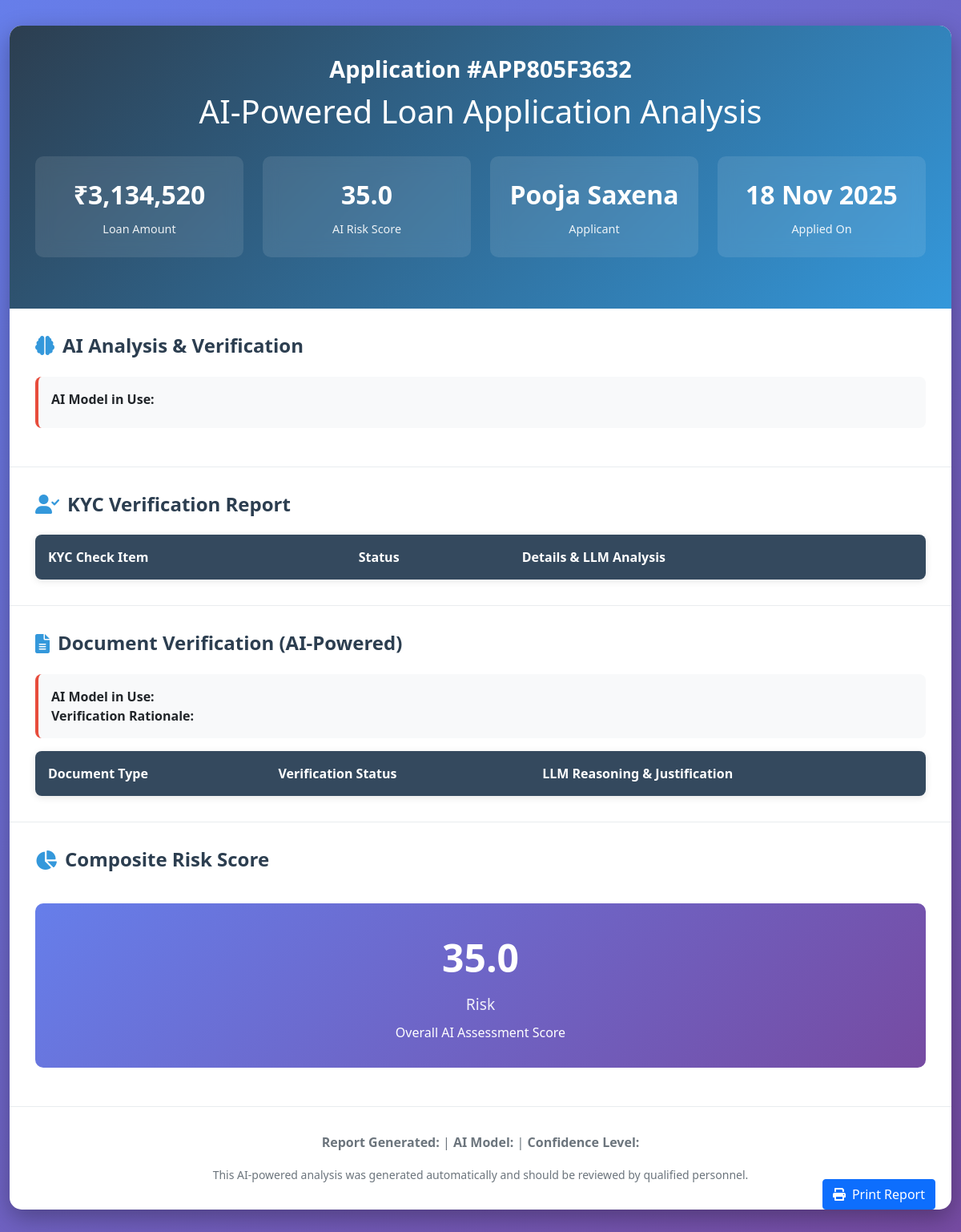
Page /ai-analysis-report/APP805F3632 (signed in) on the committed database.
### models.py (models this page shows, shortened)
class Application(db.Model):
    __tablename__ = 'applications'
    id = db.Column(db.String(20), primary_key=True, default=lambda: f'APP{uuid.uuid4().hex[:16].upper()}')
    user_id = db.Column(db.Integer, db.ForeignKey('users.id', ondelete='CASCADE'), nullable=False, index=True)
    first_name = db.Column(db.String(100), nullable=False)
    last_name = db.Column(db.String(100), nullable=False)
    email = db.Column(db.String(120), nullable=False, index=True)
    gender = db.Column(db.String(10))
    current_address = db.Column(db.Text)
    date_of_birth = db.Column(db.Date)
    is_rented = db.Column(db.Boolean, default=False)
    has_own_property = db.Column(db.Boolean, default=False)
    years_at_current_address = db.Column(db.Integer, default=0)
    aadhar_number = db.Column(db.String(12), nullable=False, index=True)
    pan_number = db.Column(db.String(10), nullable=False, index=True)
    monthly_salary = db.Column(db.Float, nullable=False)
    company_name = db.Column(db.String(200))
    employment_type = db.Column(db.String(50), default='SALARIED')  # SALARIED, SELF_EMPLOYED, BUSINESS
    experience_years = db.Column(db.Integer, default=0)
    existing_emi = db.Column(db.Float, default=0.0)
    cibil_score = db.Column(db.Integer)
    dti_ratio = db.Column(db.Float, default=0.0)
    eligibility_status = db.Column(db.String(50), default='PENDING', index=True)
    rejection_reason = db.Column(db.Text)
    total_existing_emi = db.Column(db.Float, default=0.0)
    proposed_emi = db.Column(db.Float, default=0.0)
    existing_loans_count = db.Column(db.Integer, default=0)
    loan_amount = db.Column(db.Float, nullable=False)
    property_valuation = db.Column(db.Float, nullable=False)
    property_address = db.Column(db.Text)
    is_non_agricultural = db.Column(db.Boolean, default=True)
    has_existing_mortgage = db.Column(db.Boolean, default=False)
    loan_purpose = db.Column(db.String(200), default='HOME_PURCHASE')
    status = db.Column(db.String(20), default='PENDING', index=True)
    employment_status = db.Column(db.String(20), default='PENDING')
    kyc_status = db.Column(db.String(20), default='PENDING')
    match_score = db.Column(db.Float, default=0.0)
    confidence_score = db.Column(db.Float, default=0.0)
    banking_analysis_report = db.Column(db.Text)
    fraud_detection_report = db.Column(db.Text)
    interest_rate = db.Column(db.Float)
    loan_term_years = db.Column(db.Integer)
    emi_amount = db.Column(db.Float)
    ai_analysis_report = db.Column(db.Text)
    na_document_verification = db.Column(db.Text)
    na_document_status = db.Column(db.String(20), default='PENDING')
    na_document_risk_score = db.Column(db.Float, default=0.0)
    ai_verification_report = db.Column(db.Text)
    employment_verification_status = db.Column(db.String(50), default='PENDING')
    employment_verification_report = db.Column(db.Text)
    document_verification_status = db.Column(db.String(50), default='PENDING')
    document_verification_report = db.Column(db.Text)
    overall_risk_score = db.Column(db.Float)
    verification_summary = db.Column(db.Text)
    credit_risk_ai_summary = db.Column(db.Text)
    document_verification_ai_summary = db.Column(db.Text)
    property_verification_ai_summary = db.Column(db.Text)
    final_comprehensive_ai_summary = db.Column(db.Text)
    ai_summary_generated_at = db.Column(db.DateTime)
    emi_plan_generated = db.Column(db.Boolean, default=False)
    loan_disbursement_date = db.Column(db.DateTime)
    first_emi_date = db.Column(db.DateTime)
    created_at = db.Column(db.DateTime, default=datetime.utcnow, nullable=False, index=True)
    updated_at = db.Column(db.DateTime, default=datetime.utcnow, onupdate=datetime.utcnow)
    documents = db.relationship('Document', backref='application', lazy=True,
                              cascade='all, delete-orphan', order_by='Document.uploaded_at.desc()')
    emis = db.relationship('EMI', backref='application', lazy=True,
                          cascade='all, delete-orphan', order_by='EMI.emi_number')
    existing_loans = db.relationship('ExistingLoan', backref='application', lazy=True,
                                   cascade='all, delete-orphan')
    status_logs = db.relationship('ApplicationStatusLog', backref='application', lazy=True,
                                cascade='all, delete-orphan', order_by='ApplicationStatusLog.created_at.desc()')

### app.py (the view)
@app.route('/ai-analysis-report/<app_id>')
@login_required
def ai_analysis_report(app_id):
    is_admin = 'admin_id' in session
    if is_admin:
        application = Application.query.filter_by(id=app_id).first()
        if not application:
            flash('Application not found.', 'error')
            return redirect(url_for('admin.dashboard'))
    else:
        application = Application.query.filter_by(id=app_id, user_id=session['user_id']).first_or_404()
    ai_analysis = safe_json_loads(application.ai_analysis_report)
    verification_analysis = safe_json_loads(application.ai_verification_report)
    return render_template('ai_analysis_report.html',
                         application=application,
                         ai_analysis=ai_analysis,
                         verification_analysis=verification_analysis,
                         is_admin=is_admin)

### app.py (called while the page is built)
def login_required(f):
    @wraps(f)
    def decorated_function(*args, **kwargs):
        if 'user_id' not in session and 'admin_id' not in session:
            flash('Please log in to access this page.', 'error')
            return redirect(url_for('login'))
        return f(*args, **kwargs)
    return decorated_function

def safe_json_loads(json_string, default=None):
    if default is None:
        default = {}
    try:
        return json.loads(json_string) if json_string else default
    except (json.JSONDecodeError, TypeError):
        return default

### templates/ai_analysis_report.html (shortened to what this page needs)
<!DOCTYPE html>
<html lang="en">
<head>
    <link href="https://cdn.jsdelivr.net/npm/bootstrap@5.1.3/dist/css/bootstrap.min.css" rel="stylesheet">
    <link href="https://cdnjs.cloudflare.com/ajax/libs/font-awesome/6.0.0/css/all.min.css" rel="stylesheet">
</head>
<body>
    <div class="container-fluid">
        <div class="report-container">
            <div class="report-header">
                <div class="application-id">Application #{{ application.id }}</div>
                <h1 class="report-title">AI-Powered Loan Application Analysis</h1>
                <div class="stats-grid">
                    <div class="stat-card">
                        <div class="stat-value">₹{{ "{:,.0f}".format(application.loan_amount) }}</div>
                        <div class="stat-label">Loan Amount</div>
                    </div>
                    <div class="stat-card">
                        <div class="stat-value">{{ "%.1f"|format(ai_analysis.risk_score) }}</div>
                        <div class="stat-label">AI Risk Score</div>
                    </div>
                    <div class="stat-card">
                        <div class="stat-value">{{ application.first_name }} {{ application.last_name }}</div>
                        <div class="stat-label">Applicant</div>
                    </div>
                    <div class="stat-card">
                        <div class="stat-value">{{ application.created_at.strftime('%d %b %Y') }}</div>
                        <div class="stat-label">Applied On</div>
                    </div>
                </div>
            </div>
            <div class="section">
                <h2 class="section-title">
                    <i class="fas fa-brain"></i>AI Analysis & Verification
                </h2>
                <div class="ai-model">
                    <strong>AI Model in Use: {{ ai_analysis.model_name }}</strong>
                </div>
            </div>
            <div class="section">
                <h2 class="section-title">
                    <i class="fas fa-user-check"></i>KYC Verification Report
                </h2>
                <table class="verification-table">
                    <thead>
                        <tr>
                            <th>KYC Check Item</th>
                            <th>Status</th>
                            <th>Details & LLM Analysis</th>
                        </tr>
                    </thead>
                </table>
            </div>
            <div class="section">
                <h2 class="section-title">
                    <i class="fas fa-file-alt"></i>Document Verification (AI-Powered)
                </h2>
                <div class="ai-model">
                    <strong>AI Model in Use: {{ ai_analysis.model_name }}</strong><br>
                    <strong>Verification Rationale:</strong> {{ ai_analysis.verification_rationale }}
                </div>
                <table class="verification-table">
                    <thead>
                        <tr>
                            <th>Document Type</th>
                            <th>Verification Status</th>
                            <th>LLM Reasoning & Justification</th>
                        </tr>
                    </thead>
                </table>
            </div>
            <div class="section">
                <h2 class="section-title">
                    <i class="fas fa-chart-pie"></i>Composite Risk Score
                </h2>
                <div class="risk-score-card">
                    <div class="risk-score-value">{{ "%.1f"|format(ai_analysis.risk_score) }}</div>
                    <div class="risk-level">{{ ai_analysis.risk_level }} Risk</div>
                    <p class="mb-0 mt-2">Overall AI Assessment Score</p>
                </div>
            </div>
            <div class="section text-center text-muted">
                <p>
                    <strong>Report Generated:</strong> {{ generated_date }} |
                    <strong>AI Model:</strong> {{ ai_analysis.model_name }} |
                    <strong>Confidence Level:</strong> {{ ai_analysis.confidence_level }}
                </p>
                <small>This AI-powered analysis was generated automatically and should be reviewed by qualified personnel.</small>
            </div>
        </div>
    </div>
    <button onclick="window.print()" class="btn btn-primary print-btn">
        <i class="fas fa-print me-2"></i>Print Report
    </button>
</body>
</html>

### templates/ai_analysis_report.html (style rules this page uses)
body { background: linear-gradient(135deg, #667eea 0%, #764ba2 100%); min-height: 100vh; font-family: 'Segoe UI', Tahoma, Geneva, Verdana, sans-serif; }
.report-container { background: white; border-radius: 15px; box-shadow: 0 10px 30px rgba(0,0,0,0.3); overflow: hidden; margin: 2rem auto; max-width: 1200px; }
.report-header { background: linear-gradient(135deg, #2c3e50 0%, #3498db 100%); color: white; padding: 2rem; text-align: center; }
.application-id { font-size: 1.8rem; font-weight: 700; margin-bottom: 0.5rem; }
.report-title { font-size: 2.5rem; font-weight: 300; margin-bottom: 2rem; }
.stats-grid { display: grid; grid-template-columns: repeat(auto-fit, minmax(250px, 1fr)); gap: 1.5rem; margin: 2rem 0; }
.stat-card { background: rgba(255,255,255,0.1); padding: 1.5rem; border-radius: 10px; text-align: center; backdrop-filter: blur(10px); }
.stat-value { font-size: 2rem; font-weight: 700; margin-bottom: 0.5rem; }
.stat-label { font-size: 0.9rem; opacity: 0.9; }
.section { padding: 2rem; border-bottom: 1px solid #e9ecef; }
.section:last-child { border-bottom: none; }
.section-title { color: #2c3e50; font-size: 1.5rem; font-weight: 600; margin-bottom: 1.5rem; display: flex; align-items: center; }
.section-title i { margin-right: 10px; color: #3498db; }
.ai-model { background: #f8f9fa; padding: 1rem; border-radius: 8px; border-left: 4px solid #e74c3c; margin-bottom: 1rem; }
.verification-table { width: 100%; border-collapse: collapse; background: white; border-radius: 8px; overflow: hidden; box-shadow: 0 2px 10px rgba(0,0,0,0.1); }
.verification-table th { background: #34495e; color: white; padding: 1rem; text-align: left; font-weight: 600; }
.risk-score-card { background: linear-gradient(135deg, #667eea 0%, #764ba2 100%); color: white; padding: 2rem; border-radius: 10px; text-align: center; margin: 1rem 0; }
.risk-score-value { font-size: 3rem; font-weight: 700; margin-bottom: 0.5rem; }
.risk-level { font-size: 1.2rem; opacity: 0.9; }
.print-btn { position: fixed; bottom: 2rem; right: 2rem; z-index: 1000; }

### rows in the picture
Application: id "APP805F3632", loan_amount "3,134,520", first_name "Pooja", last_name "Saxena", created_at "18 Nov 2025"

### other values in the picture
{{ "%.1f"|format(ai_analysis.risk_score) }} "35.0"
